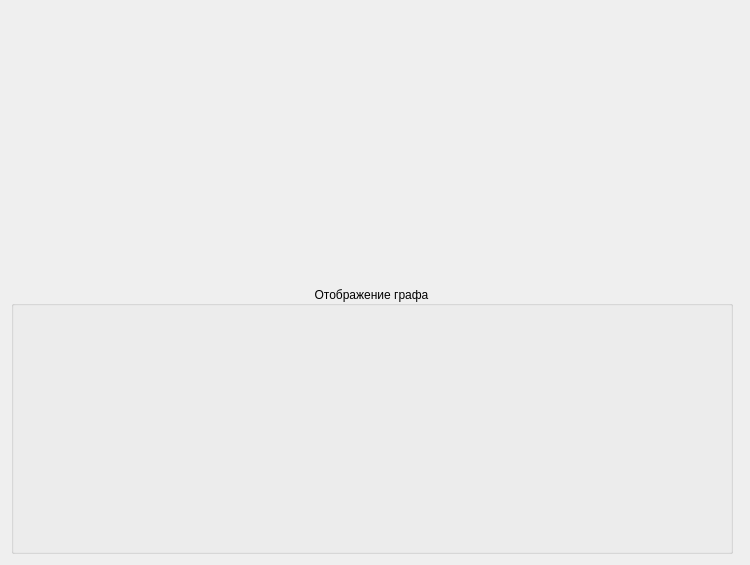
<?xml version="1.0" encoding="UTF-8"?>
<ui version="4.0">
 <class>GraphEditorForm</class>
 <widget class="QWidget" name="GraphEditorForm">
  <property name="geometry">
   <rect>
    <x>0</x>
    <y>0</y>
    <width>750</width>
    <height>565</height>
   </rect>
  </property>
  <property name="windowTitle">
   <string>Form</string>
  </property>
  <property name="styleSheet">
   <string notr="true"/>
  </property>
  <layout class="QVBoxLayout" name="verticalLayout_2">
   <item>
    <widget class="GraphToolbar" name="buttonToolbar" native="true"/>
   </item>
   <item>
    <layout class="QHBoxLayout" name="horizontalLayout">
     <item>
      <widget class="QGroupBox" name="graphScene_groupBox">
       <property name="sizePolicy">
        <sizepolicy hsizetype="Preferred" vsizetype="Preferred">
         <horstretch>5</horstretch>
         <verstretch>0</verstretch>
        </sizepolicy>
       </property>
       <property name="title">
        <string>Отображение графа</string>
       </property>
       <property name="alignment">
        <set>Qt::AlignCenter</set>
       </property>
       <property name="flat">
        <bool>true</bool>
       </property>
       <layout class="QVBoxLayout" name="verticalLayout">
        <item>
         <widget class="Graph::GraphEditView" name="graphScene" native="true"/>
        </item>
       </layout>
      </widget>
     </item>
     <item>
      <widget class="Graph::GraphPropertyEditForm" name="propertyEditForm" native="true"/>
     </item>
    </layout>
   </item>
  </layout>
 </widget>
 <customwidgets>
  <customwidget>
   <class>Graph::GraphEditView</class>
   <extends>QWidget</extends>
   <header>grapheditview.h</header>
   <container>1</container>
  </customwidget>
  <customwidget>
   <class>Graph::GraphPropertyEditForm</class>
   <extends>QWidget</extends>
   <header>GraphEdit/graphpropertyeditform.h</header>
   <container>1</container>
  </customwidget>
  <customwidget>
   <class>GraphToolbar</class>
   <extends>QWidget</extends>
   <header>GraphEdit/graphtoolbar.h</header>
   <container>1</container>
  </customwidget>
 </customwidgets>
 <resources/>
 <connections/>
</ui>
